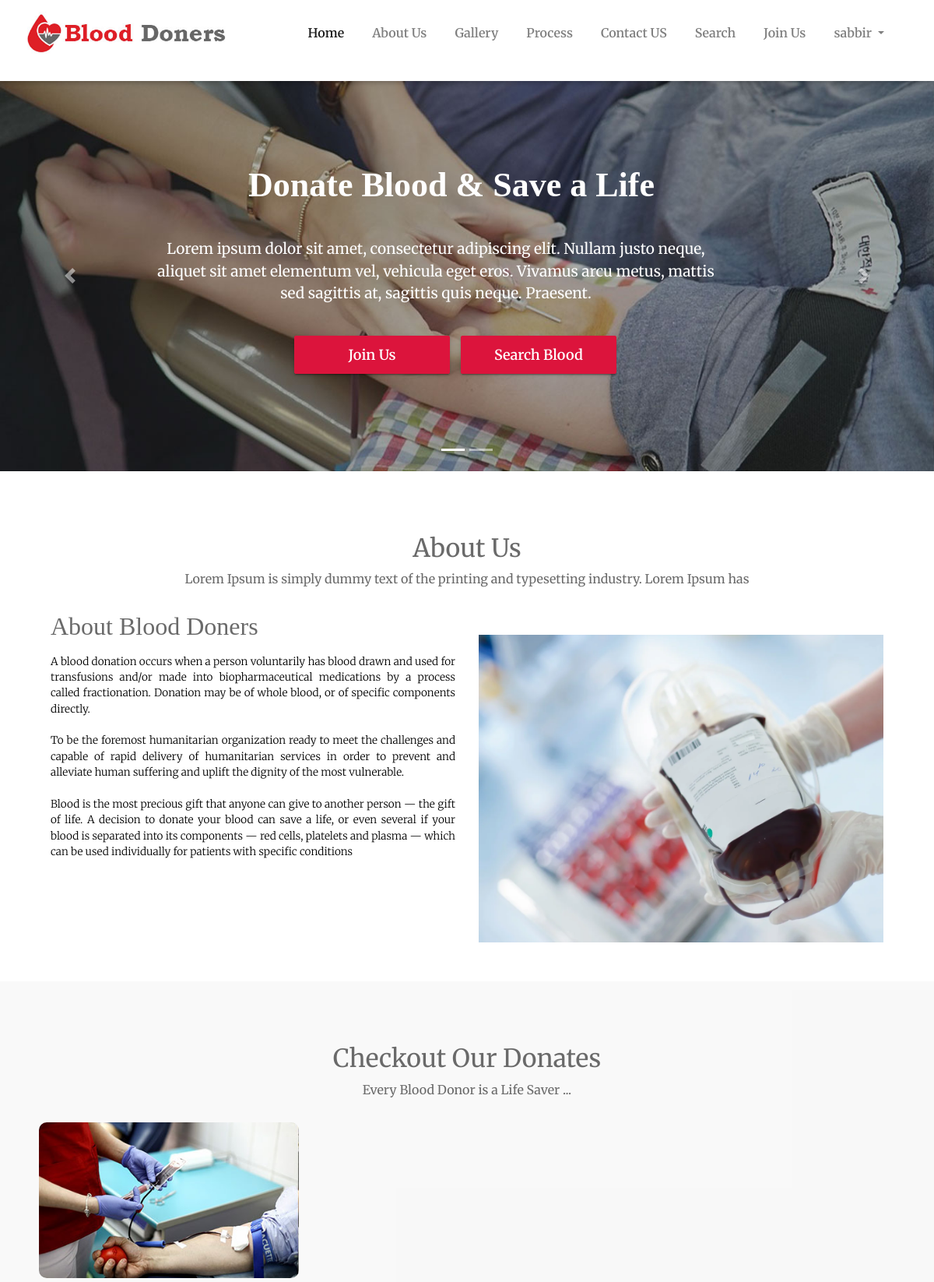
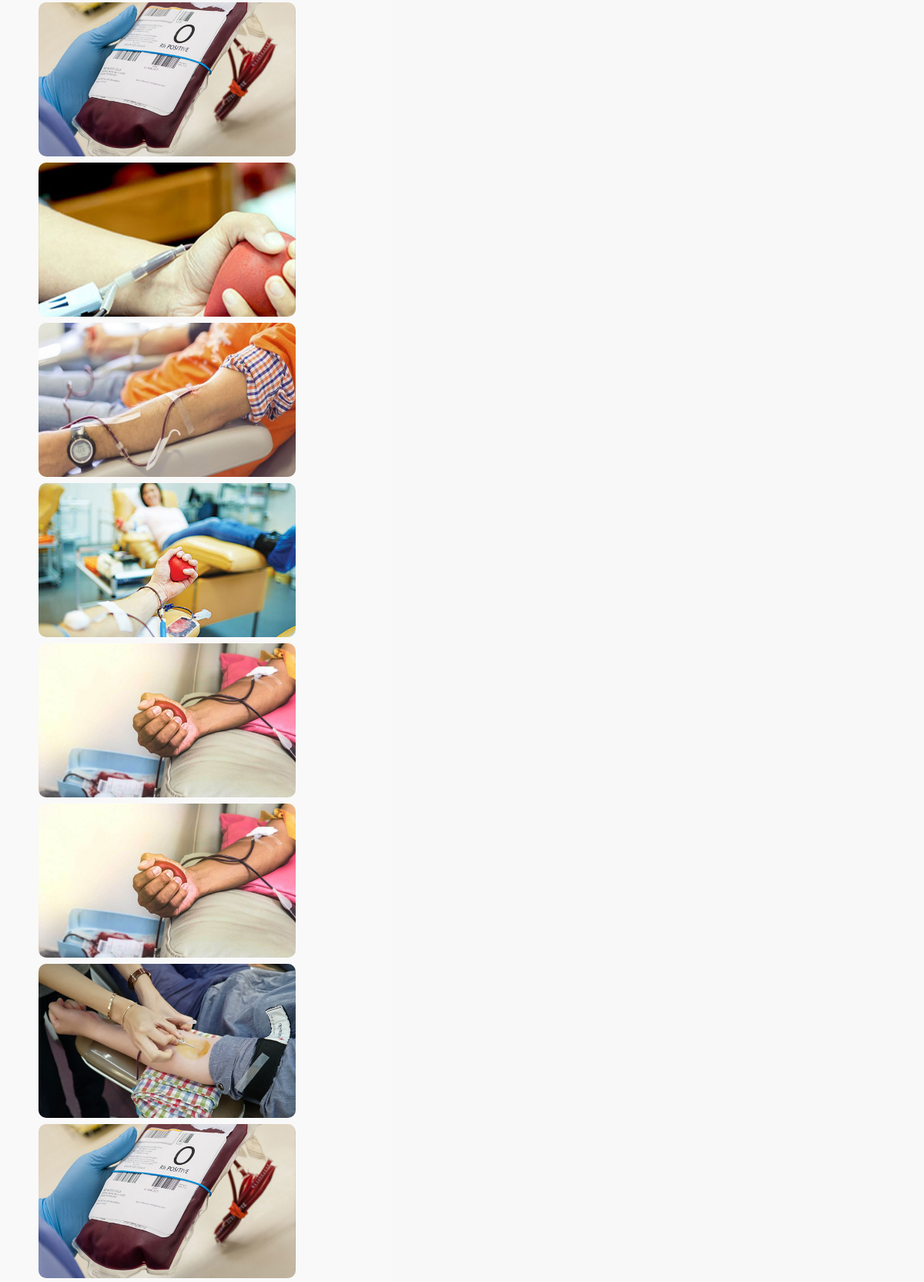
The app's page / (signed in, upper part) with its own data (2 pictures, top to bottom).
### home/models.py (models this page shows, shortened)
class About(models.Model):
    discription = models.TextField()
    image = models.ImageField()

class GalleryPhoto(models.Model):
    uploaded_at = models.DateTimeField(auto_now_add=True)
    photos = models.ImageField()

### home/views.py (the view)
# urls.py: path('', home_view, name='home'),
def home_view(request):
    about = About.objects.all()
    photo = GalleryPhoto.objects.all()
    d_process = DonationProcess.objects.all()
    context = {
        'abouts': about,
        'photos': photo,
        'process': d_process,
    }
    return render(request, 'index.html', context)

### templates/index.html (shortened to what this page needs)
{% extends 'base.html' %}
{% load static %}
{% block content %}
<div class="slider-detail">
    <div id="carouselExampleIndicators" class="carousel slide" data-ride="carousel">
        <ol class="carousel-indicators">
            <li data-target="#carouselExampleIndicators" data-slide-to="0" class="active"></li>
            <li data-target="#carouselExampleIndicators" data-slide-to="1"></li>
        </ol>
        <div class="carousel-inner">
            <div class="carousel-item active">
                <img class="d-block w-100" src="{% static 'images/slider/slide-03.jpg' %}" alt="First slide">
                <div class="carousel-caption d-none d-md-block">
                    <h5 class=" bounceInDown">Donate Blood & Save a Life</h5>
                    <p class=" bounceInLeft">Lorem ipsum dolor sit amet, consectetur adipiscing elit. Nullam justo neque, <br>
                        aliquet sit amet elementum vel, vehicula eget eros. Vivamus arcu metus, mattis <br>
                        sed sagittis at, sagittis quis neque. Praesent.</p>
                    <div class=" vbh">
                        <div class="btn btn-success  bounceInUp"><a href="{% url 'donor-registration' %}" class="text-white"> Join Us </a> </div>
                        <div class="btn btn-success  bounceInUp"><a href="{% url 'donor-search' %}" class="text-white"> Search Blood </a> </div>
                    </div>
                </div>
            </div>
        </div>
        <a class="carousel-control-prev" href="#carouselExampleIndicators" role="button" data-slide="prev">
            <span class="carousel-control-prev-icon" aria-hidden="true"></span>
        </a>
        <a class="carousel-control-next" href="#carouselExampleIndicators" role="button" data-slide="next">
            <span class="carousel-control-next-icon" aria-hidden="true"></span>
        </a>
    </div>
</div>
<section id="about" class="contianer-fluid about-us">
   <div class="container">
       <div class="row session-title">
           <h2>About Us</h2>
           <p>Lorem Ipsum is simply dummy text of the printing and typesetting industry. Lorem Ipsum has</p>
       </div>
        <div class="row">
            {% for about in abouts %}
            <div class="col-md-6 text">
                <h2>About Blood Doners</h2>
                <p class="mt-3">{{ about.discription|safe }}</p>
            </div>
            <div class="col-md-6 image" >
                <img src="{{ about.image.url }}" alt="">
            </div>
            {% endfor %}
        </div>
   </div>
</section>
<div id="gallery" class="gallery container-fluid">
    <div class="container">
        <div class="row session-title">
            <h2>Checkout Our Donates</h2>
            <p>Every Blood Donor is a Life Saver ...</p>
        </div>
        <div class="gallery-row row">
            <div class="gg-box">
                {% for i in photos %}
                    <div class="gg-element">
                        <img src="{{ i.photos.url }}">
                    </div>
                {% endfor %}
            </div>
        </div>
    </div>
</div>
 <br>
{% endblock %}

### templates/base.html (shortened to what this page needs)
{% load static %}
<!doctype html>
<html lang="en">
<head>
    <link rel="stylesheet" href="{% static 'css/bootstrap.min.css' %}">
    <link rel="stylesheet" href="{% static 'css/fontawsom-all.min.css' %}">
    <link rel="stylesheet" href="{% static 'css/css/grid-gallery.min.css' %}">
    <link rel="stylesheet" type="text/css" href="{% static 'css/style.css' %}" />
</head>
<body>
        <header class="continer-fluid ">
            <div id="menu-jk" class="header-bottom">
                <div class="container">
                    <div class="row nav-row">
                        <div class="col-md-3 logo">
                            <a href="{% url 'home' %}"><img src="{% static 'images/logo.jpg' %}" alt=""></a>
                        </div>
                        <div class="col-md-9 nav-col">
                            <nav class="navbar navbar-expand-lg navbar-light">
                                <div class="collapse navbar-collapse" id="navbarNav">
                                    <ul class="navbar-nav">
                                        <li class="nav-item active">
                                            <a class="nav-link" href="{% url 'home' %}">Home
                                            </a>
                                        </li>
                                        <li class="nav-item">
                                            <a class="nav-link" href="#about">About Us</a>
                                        </li>
                                        <li class="nav-item">
                                            <a class="nav-link" href="#gallery">Gallery</a>
                                        </li>
                                         <li class="nav-item">
                                            <a class="nav-link" href="#process">Process</a>
                                        </li>
                                        <li class="nav-item">
                                            <a class="nav-link" href="#contact">Contact US</a>
                                        </li>
                                        <li class="nav-item">
                                            <a class="nav-link" href="{% url 'donor-search' %}">Search</a>
                                        </li>
                                        <li class="nav-item">
                                            <a class="nav-link" href="{% url 'donor-registration' %}">Join Us</a>
                                        </li>
                                         <div>
                                        <ul class="navbar-nav">
                                            <li class="nav-item dropdown">
                                                {% if user.is_authenticated %}
                                                <a class="nav-link dropdown-toggle" style="margin-bottom: 20px;" href="#" id="navbarDropdownMenuLink" role="button" data-toggle="dropdown" aria-haspopup="true" aria-expanded="false">
                                                      {{ user.username }}
                                                </a>
                                                {% endif %}
                                            </li>
                                        </ul>
                                        </div>
                                    </ul>
                                </div>
                            </nav>
                        </div>
                    </div>
                </div>
            </div>
        </header>
    {% block content %}
    {% endblock %}
</body>
</html>

### static/css/style.css (style rules this page uses)
* { margin: 0px; padding: 0px; list-style: none; }
img { max-width: 100%; }
a { text-decoration: none; outline: none; color: #444; }
ul { margin-bottom: 0; padding-left: 0; }
html, body { height: 100%; }
p { margin-bottom: 0px; width: 100%; }
::placeholder { color: #747f8a !important; font-size: 13px; opacity: .5 !important; }
.container-fluid { padding: 0px; }
h1, h2, h3, h4, h5, h6 { font-family: montserrat; }
body { background-color: #f1f1f145 !important; font-family: 'Merriweather', serif; color: #6A6A6A; overflow-x: hidden; }
.session-title { padding: 30px; margin: 0px; }
.session-title h2 { width: 100%; text-align: center; font-family: 'Merriweather', serif; font-weight: 400; }
.session-title p { max-width: 850px; text-align: center; float: none; margin: auto; }
.btn-success { background-color: crimson; border-color: crimson; }
.btn { box-shadow: 0 3px 1px -2px rgba(0, 0, 0, 0.2), 0 2px 2px 0 rgba(0, 0, 0, 0.14), 0 1px 5px 0 rgba(0, 0, 0, 0.12); border-radius: 2px; }
.container { max-width: 1170px; }
html { scroll-behavior: smooth; }
header { box-shadow: 0 2px 5px 0 rgba(0, 0, 0, 0.16), 0 2px 10px 0 rgba(0, 0, 0, 0.12); }
header .header-bottom { background-color: #FFF; }
header .header-bottom .navbar { float: right; }
header .header-bottom img { margin-top: 15px; }
header .nav-col .navbar-nav li { padding: 14px 10px; font-weight: 600; }
.scroll-to-fixed-fixed { background-color: #FFF; box-shadow: 0 2px 5px 0 rgba(0, 0, 0, 0.16), 0 2px 10px 0 rgba(0, 0, 0, 0.12); }
.slider-detail .carousel-caption { text-align: left; bottom: 90px; bottom: 105px; }
.slider-detail .carousel-caption h5 { font-size: 44px; margin-left: -40px; font-weight: 600; text-align: center; }
.slider-detail .carousel-caption p { margin-left: -40px; margin-top: 40px; font-size: 19px; text-align: center; }
.slider-detail .vbh { margin-left: -40px; text-align: center; }
.slider-detail .vbh .btn { padding: 10px; margin-top: 40px; width: 200px; margin-left: 10px; font-weight: 600; font-size: 18px; }
.about-us { padding: 50px; background-color: #FFF; }
.about-us .text p { font-weight: 300; font-size: .85rem; color: #000; margin-bottom: 10px; text-align: justify; }
.about-us .image img { margin-top: 30px; }
.gallery { padding: 50px; background-color: #f1f1f152; }
@media (min-width: 478px) { .gallery .gg-element:nth-child(3n+0) { grid-row-end: span 1; } }

### records on screen
About: discription "A blood donation occurs when a person voluntarily has blood drawn and used for transfusions and/or made into biopharmaceutical medications by a process called fractionation. Donation may be of whole blood, or of specific components directly. To be the foremost humanitarian organization ready to meet the challenges and capable of rapid delivery of humanitarian services in order to prevent and alleviate human suffering and uplift the dignity of the most vulnerable. Blood is the most precious gift that anyone can give to another person — the gift of life. A decision to donate your blood can save a life, or even several if your blood is separated into its components — red cells, platelets and…", image (picture)
GalleryPhoto: photos (picture)
GalleryPhoto: photos (picture)
GalleryPhoto: photos (picture)
GalleryPhoto: photos (picture)
GalleryPhoto: photos (picture)
GalleryPhoto: photos (picture)
GalleryPhoto: photos (picture)
GalleryPhoto: photos (picture)
GalleryPhoto: photos (picture)

### other values on screen
{{ user.username }} "sabbir"
